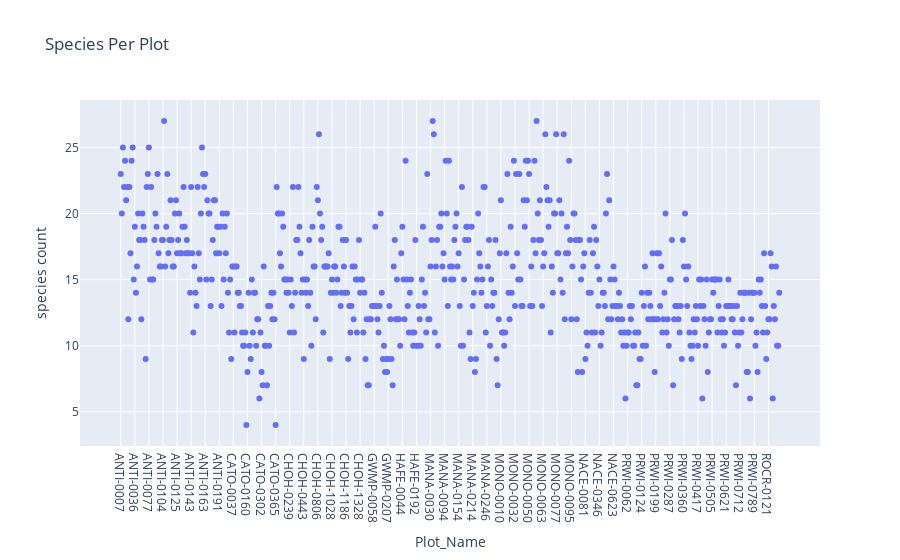

Source (notebook cell):
### Code cell
import plotly.express as px
fig=px.scatter(species_per_plot, x='Plot_Name', y='species count', title='Species Per Plot')
fig.show()

### Figure 1 — Plotly figure (JSON) as saved in the notebook; plotly's stock layout.template omitted (floating-point values rounded to 4 significant figures; data arrays with more than 128 entries replaced by an {"elided": "..."} marker saying what was removed)
{"data": [{"hovertemplate": "Plot_Name=%{x}<br>species count=%{y}<extra></extra>", "legendgroup": "", "marker": {"color": "#636efa", "symbol": "circle"}, "mode": "markers", "name": "", "orientation": "v", "showlegend": false, "type": "scatter", "x": {"elided": "609 str values"}, "xaxis": "x", "y": {"elided": "609 int values"}, "yaxis": "y"}], "layout": {"legend": {"tracegroupgap": 0}, "title": {"text": "Species Per Plot"}, "xaxis": {"anchor": "y", "domain": [0, 1], "title": {"text": "Plot_Name"}}, "yaxis": {"anchor": "x", "domain": [0, 1], "title": {"text": "species count"}}}}
